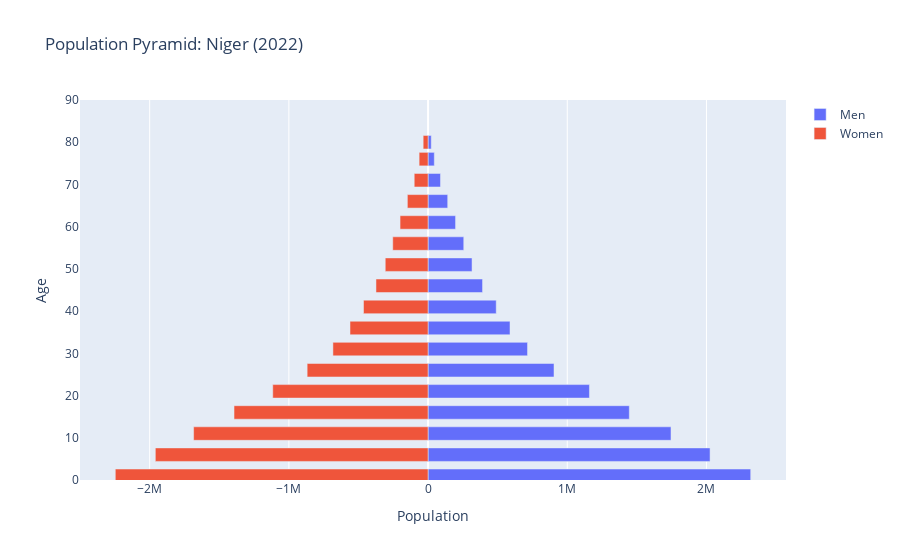
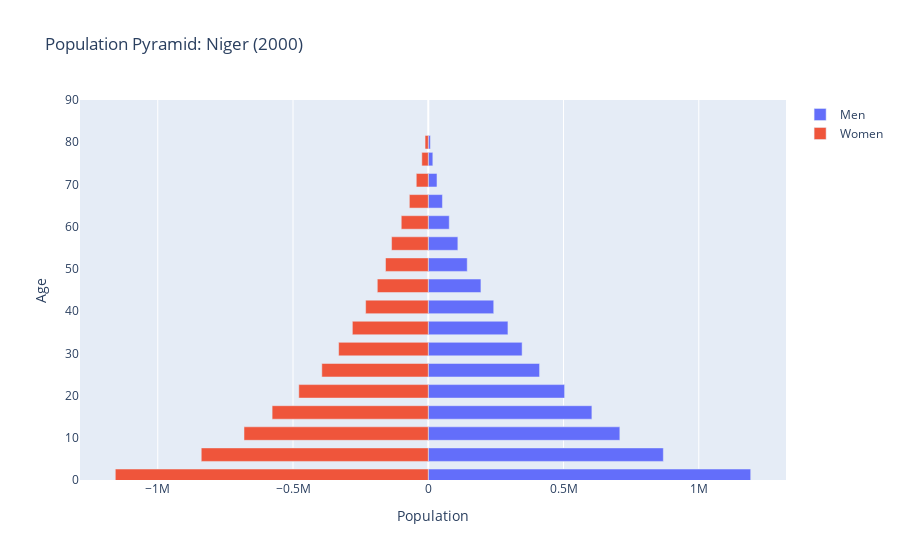
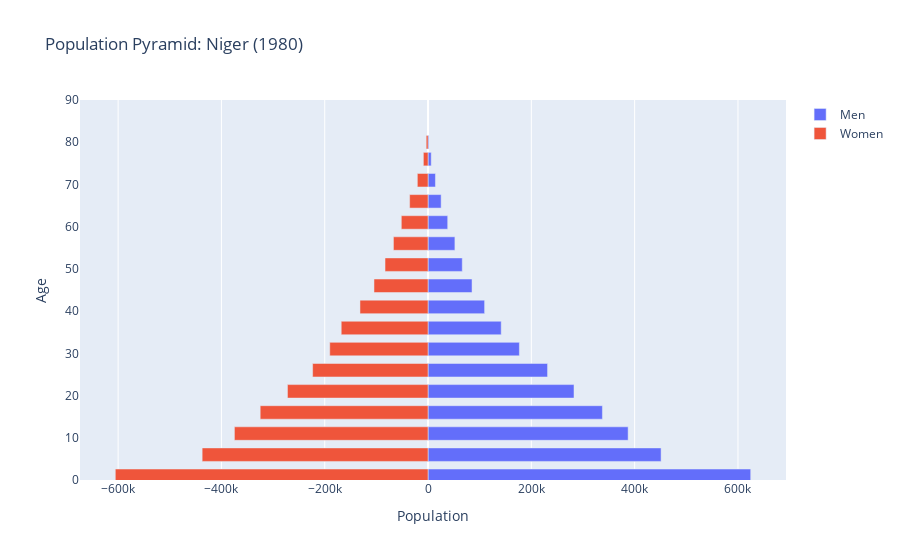

Here is the notebook cell these charts were saved with, in order:
### Markdown cell above
#### Population Pyramid for Niger

### Code cell
df_niger = wbdata.get_dataframe(
    variables,
    country="NER",
    parse_dates=True
)

#df_niger.head()

population_pyramid(
    df=df_niger,
    year="2022-01-01",
    country="Niger"
)
population_pyramid(
    df=df_niger,
    year="2000-01-01",
    country="Niger"
)

population_pyramid(
    df=df_niger,
    year="1980-01-01",
    country="Niger"
)

### Figure 1 — Plotly figure (JSON) as saved in the notebook; plotly's stock layout.template omitted (floating-point values rounded to 4 significant figures)
{"data": [{"name": "Men", "orientation": "h", "type": "bar", "x": [2318000.0, 2026000.0, 1745000.0, 1446000.0, 1159000.0, 904800.0, 714600.0, 588700.0, 489700.0, 391400.0, 315900.0, 256400.0, 197500.0, 141100.0, 89150.0, 44980.0, 22950.0], "y": [1, 6, 11, 16, 21, 26, 31, 36, 41, 46, 51, 56, 61, 66, 71, 76, 80]}, {"name": "Women", "orientation": "h", "type": "bar", "x": [-2247000.0, -1959000.0, -1684000.0, -1394000.0, -1116000.0, -868600.0, -683500.0, -560700.0, -463700.0, -374200.0, -307600.0, -253700.0, -201100.0, -148700.0, -99460.0, -64220.0, -35100.0], "y": [1, 6, 11, 16, 21, 26, 31, 36, 41, 46, 51, 56, 61, 66, 71, 76, 80]}], "layout": {"barmode": "overlay", "title": {"text": "Population Pyramid: Niger (2022)"}, "xaxis": {"title": {"text": "Population"}}, "yaxis": {"range": [0, 90], "title": {"text": "Age"}}}}

### Figure 2 — Plotly figure (JSON) as saved in the notebook; plotly's stock layout.template omitted (floating-point values rounded to 4 significant figures)
{"data": [{"name": "Men", "orientation": "h", "type": "bar", "x": [1192000.0, 869000.0, 708200.0, 604800.0, 504000.0, 411400.0, 346900.0, 294500.0, 242000.0, 194600.0, 144000.0, 109400.0, 77530.0, 52360.0, 32180.0, 16850.0, 7807.0], "y": [1, 6, 11, 16, 21, 26, 31, 36, 41, 46, 51, 56, 61, 66, 71, 76, 80]}, {"name": "Women", "orientation": "h", "type": "bar", "x": [-1157000.0, -839200.0, -681200.0, -577200.0, -478600.0, -393500.0, -331300.0, -280600.0, -231500.0, -188400.0, -158100.0, -135700.0, -99900.0, -69940.0, -44320.0, -23840.0, -11860.0], "y": [1, 6, 11, 16, 21, 26, 31, 36, 41, 46, 51, 56, 61, 66, 71, 76, 80]}], "layout": {"barmode": "overlay", "title": {"text": "Population Pyramid: Niger (2000)"}, "xaxis": {"title": {"text": "Population"}}, "yaxis": {"range": [0, 90], "title": {"text": "Age"}}}}

### Figure 3 — Plotly figure (JSON) as saved in the notebook; plotly's stock layout.template omitted (floating-point values rounded to 4 significant figures)
{"data": [{"name": "Men", "orientation": "h", "type": "bar", "x": [624700.0, 451200.0, 387400.0, 337600.0, 282600.0, 231400.0, 176800.0, 141700.0, 109500.0, 85180.0, 66240.0, 52010.0, 38070.0, 25360.0, 14330.0, 6173.0, 1747.0], "y": [1, 6, 11, 16, 21, 26, 31, 36, 41, 46, 51, 56, 61, 66, 71, 76, 80]}, {"name": "Women", "orientation": "h", "type": "bar", "x": [-605500.0, -437300.0, -374900.0, -325000.0, -272200.0, -223500.0, -190300.0, -168100.0, -131800.0, -104600.0, -83270.0, -67000.0, -51760.0, -35640.0, -20710.0, -9048.0, -3589.0], "y": [1, 6, 11, 16, 21, 26, 31, 36, 41, 46, 51, 56, 61, 66, 71, 76, 80]}], "layout": {"barmode": "overlay", "title": {"text": "Population Pyramid: Niger (1980)"}, "xaxis": {"title": {"text": "Population"}}, "yaxis": {"range": [0, 90], "title": {"text": "Age"}}}}
